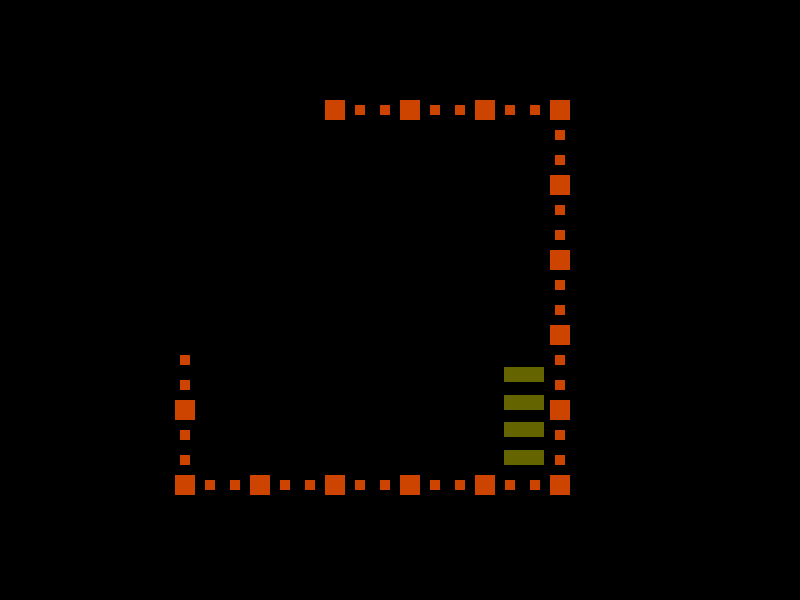
Frame 1 (no input)
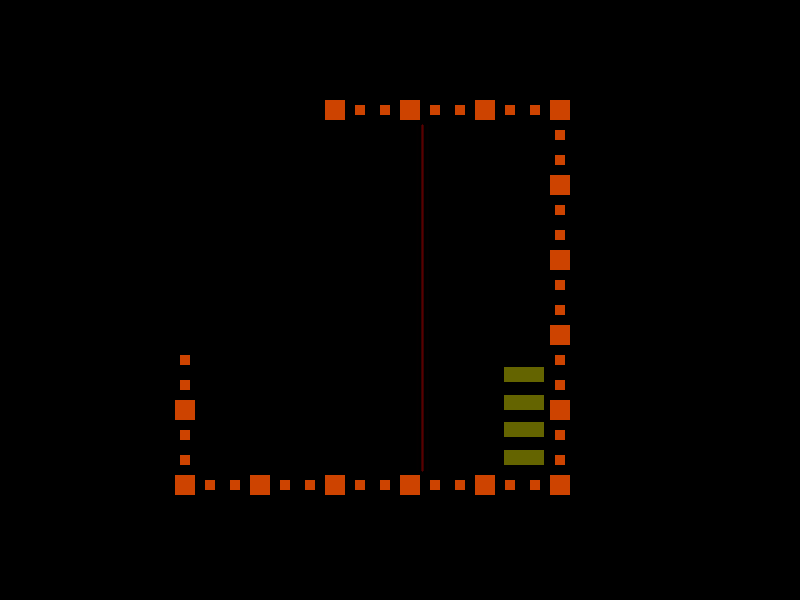
Frame 60 (the mouse pressed at the canvas centre just before this capture)
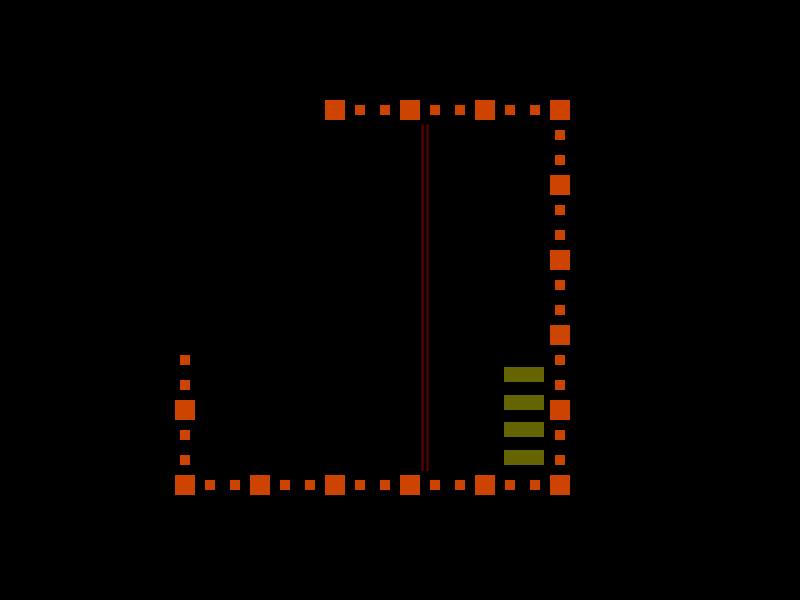
Frame 120 (the mouse held since frame 60 and released just before this capture)

The Processing sketch that drew these frames (run headless with seeded random() and noise(); from frame 60 on, the mouse is pressed at the canvas centre):

// Processing sketch: processing_80074
// ── processing_80074.pde

int s;
int m;
int h;

void setup(){
  size(800, 600);
  background(0);
  s = 0;
  m = 0;
  h = 0;
}
 
void draw(){
  s = second();
  m = minute();
  h = hour();
  
//15 segundos
  smooth ();
  stroke(255, 0, 0, 2);
  strokeWeight(2);
  if(s == 1){
    background(0);
  line(212, 125, 212, 470);//1
  }
  if(s == 2){
  line(217, 125, 217, 470);//2
  }
  if(s == 3){
line(222, 125, 222, 470);//3
  }
  if(s == 4){
  line(227, 125, 227, 470);//4
  }
  if(s == 5){
  line(232, 125, 232, 470);//5
  }
  if(s == 6){
  line(237, 125, 237, 470);//6
  }
  if(s == 7){
  line(242, 125, 242, 470);//7
  }
  if(s == 8){
  line(247, 125, 247, 470);//8
  }
  if(s == 9){
  line(252, 125, 252, 470);//9
  }
  if(s == 10){
  line(257, 125, 257, 470);//10
  }
  if(s == 11){
  line(262, 125, 262, 470);//11
  }
  if(s == 12){
  line(267, 125, 267, 470);//12
  }
  if(s == 13){
  line(272, 125, 272, 470);//13
  }
  if(s == 14){
  line(277, 125, 277, 470);//14
  }
  if(s == 15){
  line(282, 125, 282, 470);//15
  }
//30 segundos
  if(s == 16){
  line(287, 125, 287, 470);//16
  }
  if(s == 17){
  line(292, 125, 292, 470);//17
  }
  if(s == 18){
  line(297, 125, 297, 470);//18
  }
  if(s == 19){
  line(302, 125, 302, 470);//19
  }
  if(s == 20){
  line(307, 125, 307, 470);//20
  }
  if(s == 21){
  line(312, 125, 312, 470);//21
  }
  if(s == 22){
  line(317, 125, 317, 470);//22
  }
  if(s == 23){
  line(322, 125, 322, 470);//23
  }
  if(s == 24){
  line(327, 125, 327, 470);//24
  }
  if(s == 25){
  line(332, 125, 332, 470);//25
  }
  if(s == 26){
  line(337, 125, 337, 470);//26
  }
  if(s == 27){
  line(342, 125, 342, 470);//27
  }
  if(s == 28){
  line(347, 125, 347, 470);//28
  }
  if(s == 29){
  line(352, 125, 352, 470);//29
  }
  if(s == 30){
  line(357, 125, 357, 470);//30
  }
//45 segundos
  if(s == 31){
  line(362, 125, 362, 470);//31
  }
  if(s == 32){
  line(367, 125, 367, 470);//32
  }
  if(s == 33){
  line(372, 125, 372, 470);//33
  }
  if(s == 34){
  line(377, 125, 377, 470);//34
  }
  if(s == 35){
  line(382, 125, 382, 470);//35
  }
  if(s == 36){
  line(387, 125, 387, 470);//36
  }
  if(s == 37){
  line(392, 125, 392, 470);//37
  }
  if(s == 38){
  line(397, 125, 397, 470);//38
  }
  if(s == 39){
  line(402, 125, 402, 470);//39
  }
  if(s == 40){
  line(407, 125, 407, 470);//40
  }
  if(s == 41){
  line(412, 125, 412, 470);//41
  }
  if(s == 42){
  line(417, 125, 417, 470);//42
  }
  if(s == 43){
  line(422, 125, 422, 470);//43
  }
  if(s == 44){
  line(427, 125, 427, 470);//44
  }
  //if(s == 45){
  //line(432, 125, 432, 470);//45
  //}
//59 segundos
  if(s == 46){
  line(432, 125, 432, 470);//46
  }
  if(s == 47){
  line(437, 125, 437, 470);//47
  }
  if(s == 48){
  line(442, 125, 442, 470);//48
  }
  if(s == 49){
  line(447, 125, 447, 470);//49
  }
  if(s == 50){
  line(452, 125, 452, 470);//50
  }
  if(s == 51){
  line(457, 125, 457, 470);//51
  }
  if(s == 52){
  line(462, 125, 462, 470);//52
  }
  if(s == 53){
  line(467, 125, 467, 470);//53
  }
  if(s == 54){
  line(472, 125, 472, 470);//54
  }
  if(s == 55){
  line(477, 125, 477, 470);//55
  }
  if(s == 56){
  line(482, 125, 482, 470);//56
  }
  if(s == 57){
  line(487, 125, 487, 470);//57
  }
  if(s == 58){
  line(492, 125, 492, 470);//58
  }
  if(s == 59){
  line(497, 125, 497, 470);//59
  }
  if(s == 0){
  line(502, 125, 502, 470);//0
  }

//HORA
 
 fill(100,100,0);
 noStroke();
if(h > 0){
  rect(504, 450, 40, 15);

 }

 if(h > 0){
rect(504, 422, 40, 15);//3
  
}
if(h > 1){
rect(504, 395, 40, 15); //4
 
}
if(h > 2){
rect(504, 367, 40, 15);//5
}
if(h > 3){
rect(504, 339, 40, 15);//6
}
if(h > 4){
rect(504, 311, 40, 15);//7
}
if(h > 5){
rect(504, 283, 40, 15);//8
}
if(h > 6){
  rect(504, 255, 40, 15);//9
}
if(h > 7){
rect(504, 229, 40, 15);//10
}
if(h > 8){
rect(504, 201, 40, 15);//11
}
if(h > 9){
  
rect(504, 173, 40, 15);//12
}

if(h > 10){
  
rect(504, 145, 40, 15);//12
}

//-----------------------------------------------------------
fill(200,200,0);

if(h > 12){
  rect(504, 450, 40, 15);

 }

 if(h > 12){
rect(504, 422, 40, 15);//3
  
}
if(h > 13){
rect(504, 395, 40, 15); //4
 
}
if(h > 14){
rect(504, 367, 40, 15);//5
}
if(h > 15){
rect(504, 339, 40, 15);//6
}
if(h > 16){
rect(504, 311, 40, 15);//7
}
if(h > 17){
rect(504, 283, 40, 15);//8
}
if(h > 18){
  rect(504, 255, 40, 15);//9
}
if(h > 19){
rect(504, 229, 40, 15);//10
}
if(h > 20){
rect(504, 201, 40, 15);//11
}
if(h > 21){
  
rect(504, 173, 40, 15);//12
}

if(h > 22){
  
rect(504, 145, 40, 15);//12
}

//-------------------------------------------------------------------
fill(205, 67, 0);

//MINUTES
//TOP - 15 minutes

if(m > 0){
rect (325, 100, 20, 20);//1
}
if(m > 1){
rect (355, 105, 10, 10);//2
}
if(m > 1){
rect (380, 105, 10, 10);//2
}
if(m > 2){
  rect (400, 100, 20, 20);//3
  
}
if(m > 3){
rect (430, 105, 10, 10); //4
 
}
if(m > 4){
rect(455, 105, 10, 10);//5
}
if(m > 5){
rect (475, 100 , 20, 20);//6
}
if(m > 6){
rect (505, 105 , 10, 10);//7
}
if(m > 7){
rect (530, 105 , 10, 10);//8
}
if(m > 8){
  rect(550, 100, 20, 20);//9
}
if(m > 9){
rect(555, 130, 10, 10);//10
}
if(m > 10){
rect(555, 155, 10, 10);//11
}
if(m > 11){
rect(550, 175, 20, 20);//12
}
if(m > 12){
rect(555, 205, 10, 10);//13
}
if(m > 13){
rect(555, 230, 10, 10);//14
}
if(m > 14){
rect(550, 250, 20, 20);//15
}
//RIGHT - 30 minutes
if(m > 15){
rect(555, 280, 10, 10);//16
}
if(m > 16){
rect(555, 305, 10, 10);//17
}
if(m > 17){
rect(550, 325, 20, 20);//18
}
if(m > 18){
rect(555, 355, 10, 10);//19
}
if(m > 19){
rect(555, 380, 10, 10);//20
}
if(m > 20){
rect(550, 400, 20, 20);//21
}
if(m > 21){
rect(555, 430, 10, 10);//22
}
if(m > 22){
rect(555, 455, 10, 10);//23
}
if(m > 23){
rect(550, 475, 20, 20);//24
}
if(m > 24){
rect(530, 480, 10, 10);//25
}
if(m > 25){
rect(505, 480, 10, 10);//26
}
if(m > 26){
rect(475, 475, 20, 20);//27
}
if(m > 27){
rect(455, 480, 10, 10);//28
}
if(m > 28){
rect(430, 480, 10, 10);//29
}
if(m > 29){
rect(400, 475, 20, 20);//30
}
//45
if(m > 30){
rect(380, 480, 10, 10);//31
}
if(m > 31){
rect(355, 480, 10, 10);//32
}
if(m > 32){
rect(325, 475, 20, 20);//33
}
if(m > 33){
rect(305, 480, 10, 10);//34
}
if(m > 34){
rect(280, 480, 10, 10);//35
}
if(m > 35){
rect(250, 475, 20, 20);//36
}
if(m > 36){
rect(230, 480, 10, 10);//37
}
if(m > 37){
rect(205, 480, 10, 10);//38
}
if(m > 38){
rect(175, 475, 20, 20);//39
}
if(m > 39){
rect(180, 455, 10, 10);//40
}
if(m > 40){
rect(180, 430, 10, 10);//41
}
if(m > 41){
rect(175, 400, 20, 20);//42
}
if(m > 42){
rect(180, 380, 10, 10);//43
}
if(m > 43){
rect(180, 355, 10, 10);//44
}
if(m > 44){
rect(175, 325, 20, 20);//45
}
//LEFT - 59 minutes
if(m > 45){
rect(180, 305, 10, 10);//46
}
if(m > 46){
rect(180, 280, 10, 10);//47
}
if(m > 47){
rect(175, 250, 20, 20);//48
}
if(m > 48){
rect(180, 230, 10, 10);//49
}
if(m > 49){
rect (180, 205, 10, 10);//50
}
if(m > 50){
rect(175, 175, 20, 20);//51
}
if(m > 51){
rect(180, 155, 10, 10);//52
}
if(m > 52){
rect(180, 130, 10, 10);//53
}
if(m > 53){
rect(175, 100, 20, 20);//54
}
if(m > 54){
rect(205, 105, 10, 10);//55
}
if(m > 55){
rect(230, 105, 10, 10);//56
}
if(m > 56){
rect(250, 100, 20, 20);//57
}
if(m > 57){
rect(280, 105, 10, 10);//58
}
if(m > 58){
rect(305, 105, 10, 10);//59
}
if(m > 59){
rect(325, 100, 20, 20);
}
 
 

   
 

}
